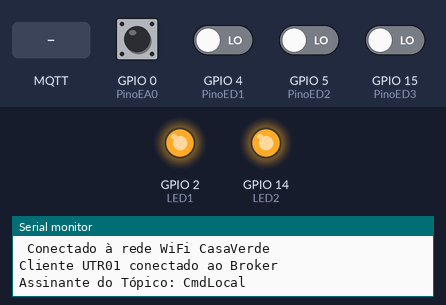
The sketch below on a simulated ESP8266 (NodeMCU). Shown: output pins drawn as LEDs (lit = HIGH), the last lines printed to the serial monitor. Inputs (shaded band) come from the test bench; at power-on: GPIO 0 (PinoEA0) HIGH, GPIO 4 (PinoED1), GPIO 5 (PinoED2), GPIO 15 (PinoED3) LOW. WiFi joins after 1.5 s; servers stay silent unless stated; no MQTT or app messages arrive unless stated.

Above: at 2.7 s.
2.8 s: MQTT message "1" arrives on the first subscribed topic
At 4.1 s:
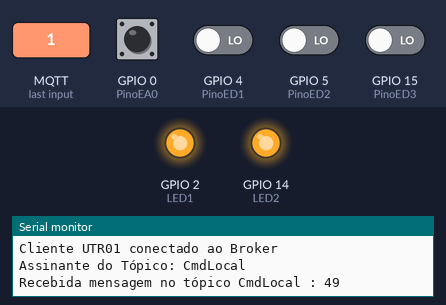
4.4 s: MQTT message "on" arrives on the first subscribed topic
At 5.3 s:
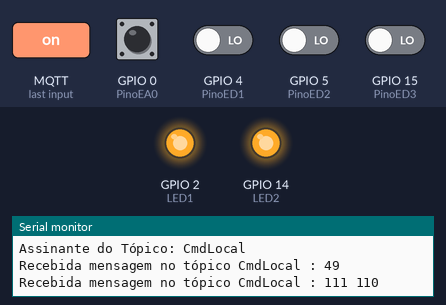
5.9 s: MQTT message "off" arrives on the first subscribed topic
At 6.4 s:
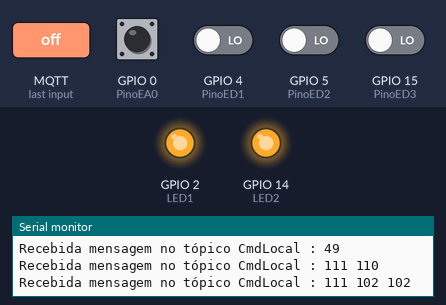
Timing chart, 0 to 8.9 s (numbered marks = the images above; inputs shaded):
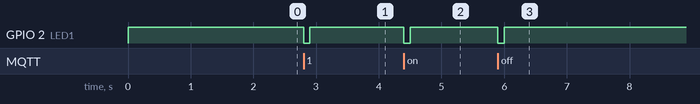

Measured:
- after the input at 2.8 s, GPIO 2 (LED1): HIGH → LOW at once, → HIGH 0.10 s later
- after the input at 4.4 s, GPIO 2 (LED1): HIGH → LOW at once, → HIGH 0.10 s later
- after the input at 5.9 s, GPIO 2 (LED1): HIGH → LOW at once, → HIGH 0.10 s later

The sketch:

UTR8266MQTT.ino.ino
```cpp
//************************************************************************************************************
//                                                                                                           *
//                    UTR com comunicação MQTT em Rede WiFi usando o Controlador ESP8266                     *
//                                                                                                           *
//************************************************************************************************************
//
#include <ESP8266WiFi.h>
//#include <WiFiUdp.h>
#include <PubSubClient.h>
//#include <EspSoftwareSerial>

// Configurações de Comunicação WiFi
const char *rede = "CasaVerde";
const char *senha = "luccasofia";
IPAddress local_IP(192,168,0,175);
IPAddress gateway(192,168,0,1);
IPAddress subnet(255,255,0,0);
IPAddress primaryDNS(192,168,2,1);
IPAddress secondaryDNS(192,168,0,1);

// Configurações de Comunicação MQTT
const char *mqtt_broker = "200.98.140.180";
const char *topic = "CmdLocal";
const char *mqtt_username = "usuario1";
const char *mqtt_password = "senha1";
const int  mqtt_port = 1883;

// Variáveis de Comunicação MQTT
bool mqttStatus = 0;

// Objetos
WiFiClient espClient;
PubSubClient client(espClient);

// Prototipos
bool connectMQTT();
void callback(char *topic, byte *payload, unsigned int length);

// Definicao das constantes de conversao dos valores analogicos
#define KMed00        1.0  // Constante da Medida00
#define OffMed00      0.0  // Offset da Medida00

// Definicao dos numeros dos pinos para leitura das Entradas Analogicas (EA)
#define PinoEA0         0  // EA0 - Sensor de Temperatura do Boiler

// Definição dos pinos para leitura Entrada Digitais
#define PinoED0         0  // Entrada Digital 3 - GPIO0 D3
#define PinoED1         4  // Entrada Digital 2 - GPIO4 D2
#define PinoED2         5  // Entrada Digital 0 - GPIO5 D1
#define PinoED3        15  // Entrada Digital 1 - GPIO15 D8

// Definicao dos pinos para escrita nas Saidas Digitais
#define PinoSD0         3  // Saida Digital 0
#define PinoSD1         4  // Saida Digital 1

// Definição dos números dos pinos de controle dos LEDs da placa
#define LED1            2  // Led indicador de comunicação com o servidor em protocolo UDP
#define LED2           14  // Led indicador de conexão à rede WiFi

int EA0 = 0;
byte ED0 = 0;
byte ED1 = 0;
byte ED2 = 0;
byte ED3 = 0;

// Relogio
byte Hora;
byte Minuto;
byte Segundo;
byte Dia;
byte Mes;
int Ano;

// Flag que indica Acerto de Relogio pelo Host
byte AcertaRelogio;

//************************************************************************************************************
//                                                                                                           *
//                                      Procedimentos de Inicialização                                       *
//                                                                                                           *
//************************************************************************************************************
//
void setup() {

  // Definir a Funcao dos Pinos de Entrada Digital
  pinMode(PinoED0, INPUT);
  pinMode(PinoED1, INPUT);
  pinMode(PinoED2, INPUT);
  pinMode(PinoED3, INPUT);

    // Inicia as saídas de controle dos LEDs da placa
  pinMode(LED2, OUTPUT);
  digitalWrite(LED2, LOW);
  pinMode(LED1, OUTPUT);
  digitalWrite(LED1, HIGH);

  AtualizaEstadosMedidas();

  // Inicia as funções de comunicação
  Serial.begin(9600);

  Serial.println();
  // Configura o endereço IP estático
  if (!WiFi.config(local_IP, gateway, subnet, primaryDNS, secondaryDNS)) {
    Serial.println("STA Failed to configure");
  }

  Serial.printf("Tentando conectar na rede WiFi %s ", rede);
  Serial.println();
  WiFi.begin(rede, senha);
  while (WiFi.status() != WL_CONNECTED) {
    delay(500);
  }
  Serial.printf(" Conectado à rede WiFi %s ", rede);
  Serial.println();
  //digitalWrite(LED2, HIGH);

  mqttStatus = connectMQTT();

}


//************************************************************************************************************
//                                                                                                           *
//                                          Programa Principal                                               *
//                                                                                                           *
//************************************************************************************************************
//
void loop() {

  if (mqttStatus) {
    client.loop();
  }

}

//*******************************************************************************************************
// Nome da Rotina: connectMQTT()                                                                        *
// Funcao: conecta a UTR8266 ao Broker                                                                  *
// Entrada: nenhum                                                                                      *
// Saida: nenhum                                                                                        *
//*******************************************************************************************************
//
bool connectMQTT() {

  byte tentativa = 0;
  client.setServer(mqtt_broker, mqtt_port);
  client.setCallback(callback);

  do {
    String client_id = "UTR01";

    if (client.connect(client_id.c_str(), mqtt_username, mqtt_password)) {
      Serial.printf("Cliente %s conectado ao Broker\n", client_id.c_str());
      digitalWrite(LED2, HIGH);
    }
    else {
      Serial.print("Falha ao conectar: ");
      Serial.println(IdentificaErro(client.state()));
      Serial.println();
      Serial.print("Tentativa: ");
      Serial.println(tentativa);
      delay(2000);
    }
    tentativa++;

  } while(!client.connected() && tentativa < 5);

  if (tentativa < 5) {
    //client.publish(topic, "2.5");
    client.subscribe(topic);
    Serial.print("Assinante do Tópico: ");
    Serial.println(topic);
    return 1;
  }
  else {
    Serial.println("Não conectado");
    return 0;
  }

}

void callback(char *topic, byte *payload, unsigned int length) {
  digitalWrite(LED1, LOW);
  Serial.print("Recebida mensagem no tópico ");
  Serial.print(topic);
  Serial.print(" : ");
  for (int i = 0; i < length; i++) {
    Serial.print(payload[i]);
    Serial.print(" ");
  }
  Serial.println();
  delay(100);
  digitalWrite(LED1, HIGH);

}


//*******************************************************************************************************
// Nome da Rotina: AtualizaEstadosMedidas()                                                             *
// Funcao: carrega os estados das entradas digitais e carrega e calcula a medida                        *
// Entrada: nenhum                                                                                      *
// Saida: nenhum                                                                                        *
//*******************************************************************************************************
//
void AtualizaEstadosMedidas() {

  ED0 = digitalRead(PinoED0);
  ED1 = digitalRead(PinoED1);
  ED2 = digitalRead(PinoED2);
  ED3 = digitalRead(PinoED3);
  EA0 = (KMed00 * analogRead(PinoEA0)) + OffMed00;

}


String IdentificaErro(int erro) {

  String NomeErro = "Não Indentificado";
  if (erro == -4) NomeErro = "MQTT_CONNECTION_TIMEOUT";     // the server didn't respond within the keepalive time
  if (erro == -3) NomeErro = "MQTT_CONNECTION_LOST";        // the network connection was broken
  if (erro == -2) NomeErro = "MQTT_CONNECT_FAILED";         // the network connection failed
  if (erro == -1) NomeErro = "MQTT_DISCONNECTED";           // the client is disconnected cleanly
  if (erro == 0) NomeErro = "MQTT_CONNECTED";               // the client is connected
  if (erro == 1) NomeErro = "MQTT_CONNECT_BAD_PROTOCOL";    // the server doesn't support the requested version of MQTT
  if (erro == 2) NomeErro = "MQTT_CONNECT_BAD_CLIENT_ID";   // the server rejected the client identifier
  if (erro == 3) NomeErro = "MQTT_CONNECT_UNAVAILABLE";     // the server was unable to accept the connection
  if (erro == 4) NomeErro = "MQTT_CONNECT_BAD_CREDENTIALS"; // the username/password were rejected
  if (erro == 5) NomeErro = "MQTT_CONNECT_UNAUTHORIZED";    // the client was not authorized to connect
  return(NomeErro);

}
```
